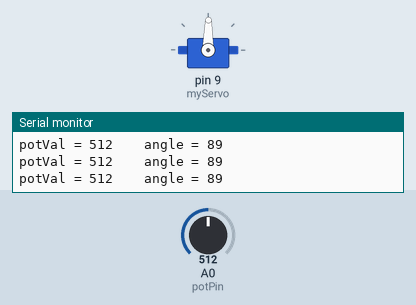
Bench run of a sketch on a simulated Arduino Uno, built with avr-gcc and run on an emulated ATmega328P. On the bench: servo, the last lines printed to the serial monitor. Inputs (shaded band) come from the test bench; at power-on: A0 (potPin) = 512.

Above: at 1.2 s.
1.3 s: A0 (potPin) set to 563
At 2.2 s:
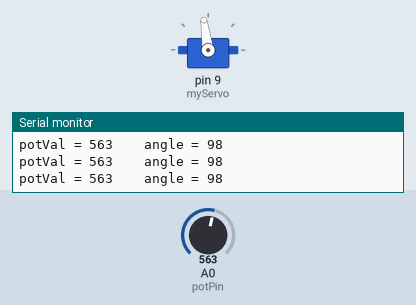
4.3 s: A0 (potPin) set to 579
At 4.9 s:
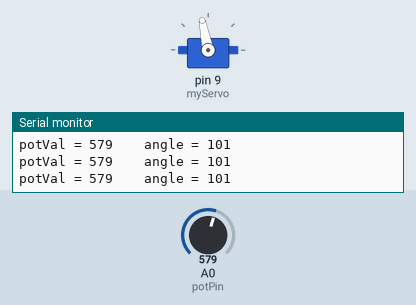
5.8 s: A0 (potPin) set to 306
At 6.5 s:
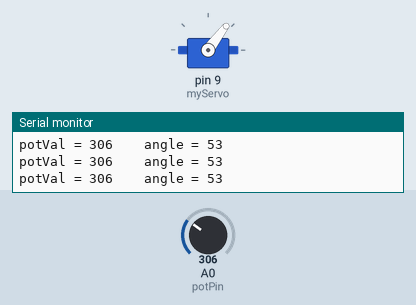
7.3 s: A0 (potPin) set to 1023
At 8.5 s:
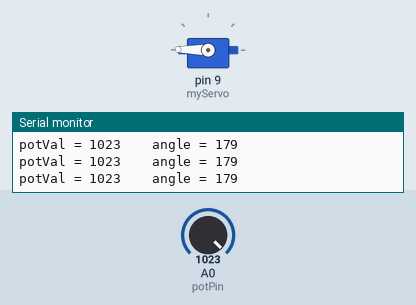
8.8 s: A0 (potPin) set to 988
At 9.9 s:
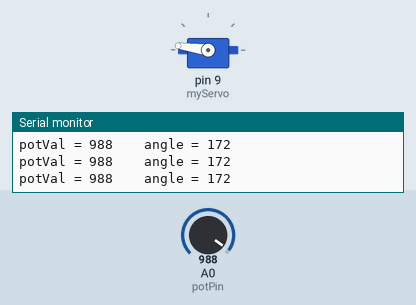
10.3 s: A0 (potPin) set to 122
At 11.5 s:
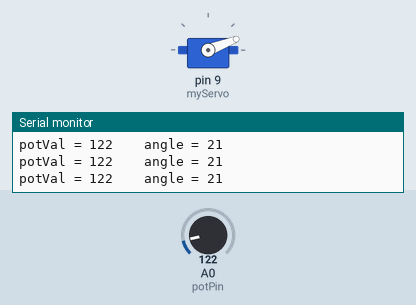
Timing chart, 0 to 12.8 s (numbered marks = the images above; inputs shaded):
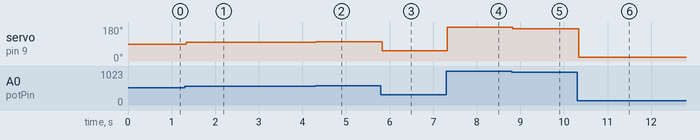

Measured:
- after the input at 1.3 s, servo on pin 9 (myServo): 89° → 98° at once
- after the input at 4.3 s, servo on pin 9 (myServo): 98° → 101° at once
- after the input at 5.8 s, servo on pin 9 (myServo): 101° → 53° at once
- after the input at 7.3 s, servo on pin 9 (myServo): 53° → 179° at once
- after the input at 8.8 s, servo on pin 9 (myServo): 179° → 172° at once
- after the input at 10.3 s, servo on pin 9 (myServo): 172° → 21° at once

The sketch:

proj5.ino
```cpp
#include <Servo.h>

Servo myServo;

const int potPin = A0;
int potVal;
int angle;

void setup() {
  myServo.attach(9);

  Serial.begin(9600);
}

void loop() {

  potVal = analogRead(potPin);
  Serial.print("potVal = ");
  Serial.print(potVal);

  angle = map(potVal, 0, 1023, 0, 179);
  Serial.print(" \t angle = ");
  Serial.println(angle);

  myServo.write(angle);
  delay(15);
}
```
